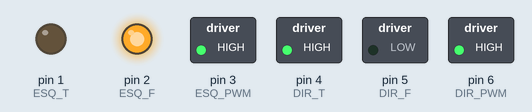
Recording of a sketch running on a simulated Arduino Uno, built with avr-gcc and run on an emulated ATmega328P. Parts: switched loads named in the sketch (green lamp = pin HIGH), output pins drawn as LEDs (lit = HIGH).

Above: at 0.1 s.
Timing chart, 0 to 1.6 s (numbered marks = the images above):
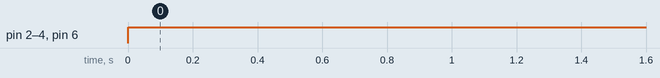

Measured:
- by itself, pin 2 (ESQ_F), pin 3 (ESQ_PWM), pin 4 (DIR_T), pin 6 (DIR_PWM): LOW → HIGH at 0.00 s

The sketch:

configura_motores.ino
```cpp
 #define ESQ_T 1 // ESQUERDA TRAS
 #define ESQ_F 2 // ESQUERDA FRENTE
 #define ESQ_PWM 3 // ESQUERDA PWM
 #define DIR_T 4 // DIREITA TRAS
 #define DIR_F 5 // DIREITA FRENTE
 #define DIR_PWM 6 // DIREITA PWM

void configuraMotor(){
  pinMode(ESQ_T, OUTPUT); // ESQUERDA TRAS
  pinMode(ESQ_F, OUTPUT); // ESQUERDA FRENTE
  pinMode(ESQ_PWM, OUTPUT); // ESQUERDA PWM
  pinMode(DIR_T, OUTPUT); // DIREITA TRAS
  pinMode(DIR_F, OUTPUT); // DIREITA FRENTE
  pinMode(DIR_PWM, OUTPUT); // DIREITA PWM
}

void inciarMotores(int velEsq, int velDir){
  if(velEsq>0){
    digitalWrite(ESQ_T, LOW);
    digitalWrite(ESQ_F, HIGH);
    if (velEsq>255) velEsq = 255;
  }
  if(velEsq<0){
    digitalWrite(ESQ_F, LOW);
    digitalWrite(ESQ_T, HIGH);
    if (velEsq<-255) velEsq = -255;
  }
  if(velDir>0){
    digitalWrite(DIR_T, LOW);
    digitalWrite(DIR_F, HIGH);
    if (velDir>255) velDir = 255;
  }
  if(velDir<0){
    digitalWrite(DIR_F, LOW);
    digitalWrite(DIR_T, HIGH);
    if (velDir<-255) velDir = -255;
  }

  analogWrite(ESQ_PWM, abs(velEsq));
  analogWrite(DIR_PWM, abs(velDir));
}


void setup() {
  // put your setup code here, to run once:
  configuraMotor();
}

void loop() {
  // put your main code here, to run repeatedly:
  inciarMotores(400, -400);

}
```
